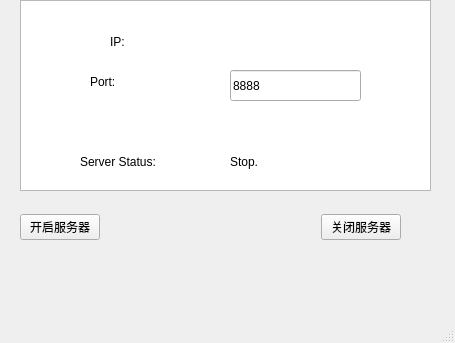
<?xml version="1.0" encoding="UTF-8"?>
<ui version="4.0">
 <class>MainWindow</class>
 <widget class="QMainWindow" name="MainWindow">
  <property name="geometry">
   <rect>
    <x>0</x>
    <y>0</y>
    <width>455</width>
    <height>343</height>
   </rect>
  </property>
  <property name="windowTitle">
   <string>MainWindow</string>
  </property>
  <widget class="QWidget" name="centralwidget">
   <widget class="QWidget" name="widget" native="true">
    <property name="geometry">
     <rect>
      <x>20</x>
      <y>200</y>
      <width>381</width>
      <height>54</height>
     </rect>
    </property>
    <layout class="QHBoxLayout" name="horizontalLayout">
     <item>
      <widget class="QPushButton" name="open_server_btn">
       <property name="text">
        <string>开启服务器</string>
       </property>
      </widget>
     </item>
     <item>
      <spacer name="horizontalSpacer">
       <property name="orientation">
        <enum>Qt::Horizontal</enum>
       </property>
       <property name="sizeHint" stdset="0">
        <size>
         <width>174</width>
         <height>20</height>
        </size>
       </property>
      </spacer>
     </item>
     <item>
      <widget class="QPushButton" name="close_server_btn">
       <property name="text">
        <string>关闭服务器</string>
       </property>
      </widget>
     </item>
    </layout>
   </widget>
   <widget class="QListWidget" name="listWidget">
    <property name="geometry">
     <rect>
      <x>20</x>
      <y>0</y>
      <width>411</width>
      <height>191</height>
     </rect>
    </property>
   </widget>
   <widget class="QLabel" name="ip_label">
    <property name="geometry">
     <rect>
      <x>110</x>
      <y>30</y>
      <width>21</width>
      <height>23</height>
     </rect>
    </property>
    <property name="text">
     <string>IP:</string>
    </property>
   </widget>
   <widget class="QLabel" name="port_label">
    <property name="geometry">
     <rect>
      <x>90</x>
      <y>70</y>
      <width>91</width>
      <height>23</height>
     </rect>
    </property>
    <property name="text">
     <string>Port:</string>
    </property>
   </widget>
   <widget class="QLabel" name="server_status_label">
    <property name="geometry">
     <rect>
      <x>80</x>
      <y>150</y>
      <width>101</width>
      <height>23</height>
     </rect>
    </property>
    <property name="text">
     <string>Server Status:</string>
    </property>
   </widget>
   <widget class="QLabel" name="ip_tx">
    <property name="geometry">
     <rect>
      <x>230</x>
      <y>30</y>
      <width>131</width>
      <height>23</height>
     </rect>
    </property>
    <property name="text">
     <string/>
    </property>
   </widget>
   <widget class="QLabel" name="server_status_tx">
    <property name="geometry">
     <rect>
      <x>230</x>
      <y>150</y>
      <width>71</width>
      <height>23</height>
     </rect>
    </property>
    <property name="text">
     <string>Stop.</string>
    </property>
   </widget>
   <widget class="QLineEdit" name="port_tx">
    <property name="geometry">
     <rect>
      <x>230</x>
      <y>70</y>
      <width>131</width>
      <height>31</height>
     </rect>
    </property>
    <property name="text">
     <string>8888</string>
    </property>
   </widget>
  </widget>
  <widget class="QMenuBar" name="menubar">
   <property name="geometry">
    <rect>
     <x>0</x>
     <y>0</y>
     <width>455</width>
     <height>28</height>
    </rect>
   </property>
  </widget>
  <widget class="QStatusBar" name="statusbar"/>
 </widget>
 <resources/>
 <connections/>
</ui>
